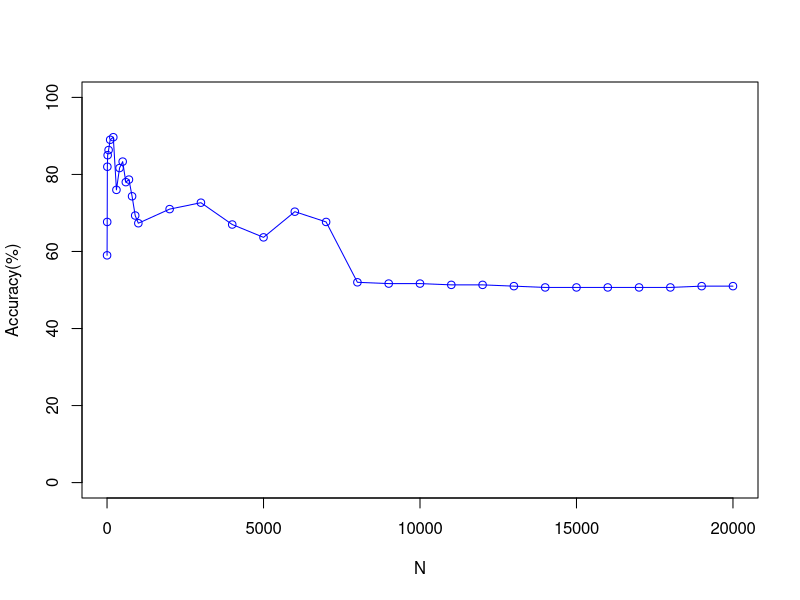

Recreate this plot in R.
# Author : G Asish Kumar*/
# Description: Plot that shows the comparison of Accuracy vs No of Top features Selected for 
# 			   Pearson having K=2 and With Normalisation of the features 

 x <- c(1, 5, 10, 20, 50, 100, 200, 300, 400, 500, 600, 700, 800, 900, 1000, 2000, 3000, 4000, 5000, 6000, 7000, 8000, 9000, 10000, 11000, 12000, 13000, 14000, 15000, 16000, 17000, 18000, 19000, 20000)
 y <- c(59,
67.66666667,
82,
85,
86.33333333,
89,
89.66666667,
76,
81.66666667,
83.33333333,
78,
78.66666667,
74.33333333,
69.33333333,
67.33333333,
71,
72.66666667,
67,
63.66666667,
70.33333333,
67.66666667,
52,
51.66666667,
51.66666667,
51.33333333,
51.33333333,
51,
50.66666667,
50.66666667,
50.66666667,
50.66666667,
50.66666667,
51,
51)
 plot(x, y, type='o', pch=1, col="blue", xlab="N", ylab="Accuracy(%)", ylim=c(0, 100), xlim=c(0,20000))